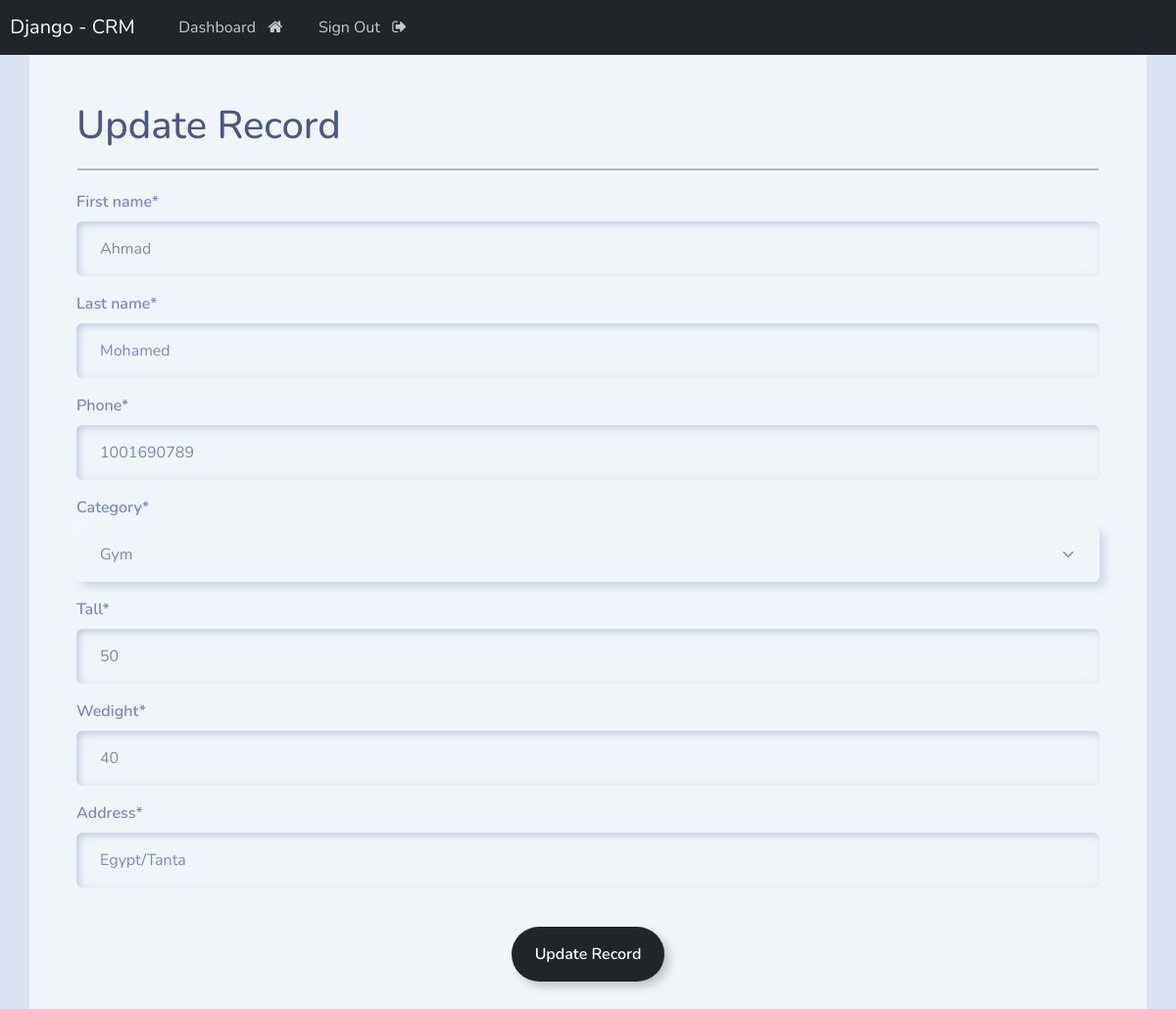
/update/5/ (signed in), run on the app's committed database.
### webapp/models.py (models this page shows, shortened)
class Record(models.Model):
    first_name = models.CharField(max_length=250)
    last_name = models.CharField(max_length=250)
    category = models.ForeignKey(Category, on_delete=models.CASCADE)
    phone = models.IntegerField()
    tall = models.IntegerField()
    wedight = models.IntegerField()
    address = models.CharField(max_length=500)
    created_at = models.DateField(auto_now_add=True)
    class Meta:
        ordering = ['-created_at']

### webapp/views.py (the view)
# urls.py: path('update/<int:record_id>/', views.update_record, name='update_record'),
@login_required(login_url='login')
def update_record(request, record_id):
    record = get_object_or_404(Record, id=record_id)
    form = UpdateRecordForm(instance=record)
    if request.method == 'POST':
        form = UpdateRecordForm(request.POST, instance=record)
        if form.is_valid():
            form.save()
            messages.success(request, 'Record is updated.')
            return redirect('dashboard')
    context = {
        'form':form,
    }
    return render(request, 'web/update-record.html', context)

### webapp/forms.py
class UpdateRecordForm(forms.ModelForm):
    class Meta:
        model = Record
        fields = ['first_name', 'last_name', 'phone', 'category', 'tall', 'wedight', 'address']

### webapp/models.py (called while the page is built)
    def __str__(self):
        return self.name

### templates/web/update-record.html (shortened to what this page needs)
{% extends 'base.html' %}
{% load crispy_forms_tags %}
{% block content %}
<div class="container bg-light shadow-md p-5 form-layout">
    <h1>Update Record</h1>
    <hr style="border: 1px solid #000; margin: 20px 1px;">
    <form method="POST">
    {{form|crispy}}
 <div class="text-center">
    <br>
    <button type="submit" class="btn btn-outline-dark">Update Record</button>
 </div>
    </form>
</div>
{% endblock %}

### data on the page
Record: first_name "Ahmad", last_name "Mohamed", phone "1001690789", category "Gym", tall "50", wedight "40", address "Egypt/Tanta"
